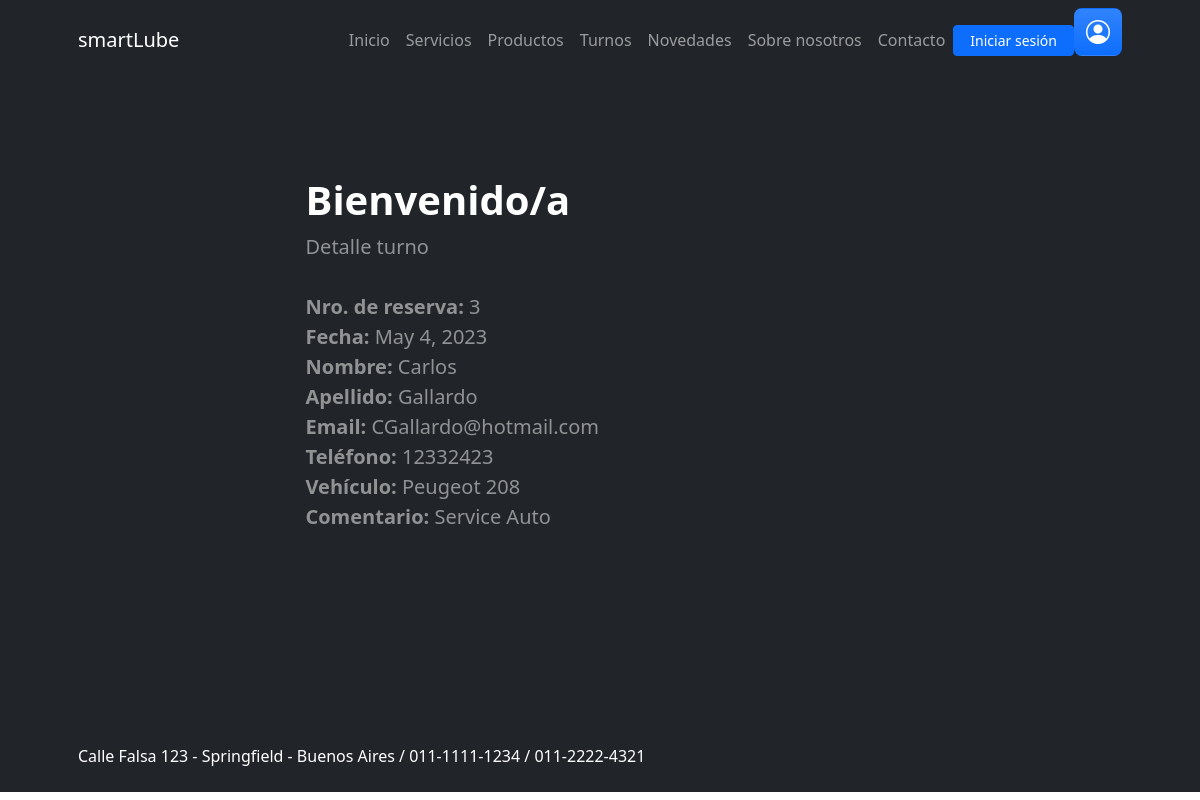
Screenshot of /registro_autos/detalleturno/3 with the database file from the repository.
### registro_autos/models.py (models this page shows, shortened)
class Turno(models.Model):
    fecha = models.DateField()
    nombre = models.CharField(max_length=50)
    apellido = models.CharField(max_length=50)
    email = models.EmailField(max_length=254)
    telefono = models.IntegerField()
    vehiculo = models.CharField(max_length=50)
    comentario = models.CharField(max_length=50)

### registro_autos/views.py (the view)
# urls.py: path('detalleturno/<pk>', DetalleTurno.as_view(), name="detalleturno"),
class DetalleTurno(DetailView):
    model = Turno
    template_name = 'userTurnoDetail.html'
    context_object_name = 'turno'

### registro_autos/templates/userTurnoDetail.html
{% extends 'marco.html' %}
{% load static %}
{% block contenidoQueCambia %}
            <header class="bg-dark py-5" style="height: 80vh; margin: 0;">
                <div class="container px-5">
                    <div class="row gx-5 align-items-center justify-content-center">
                        <div class="col-lg-8 col-xl-7 col-xxl-6">
                            <div class="my-5 text-center text-xl-start">
                                <h1 class="display-6 fw-bolder text-white mb-2">Bienvenido/a</h1>
                                <p class="lead fw-normal text-white-50 mb-4">Detalle turno<br><br>
                                <strong>Nro. de reserva:</strong> {{ turno.id }}<br>
                                <strong>Fecha:</strong> {{ turno.fecha }}<br>
                                <strong>Nombre:</strong> {{ turno.nombre }}<br>
                                <strong>Apellido:</strong> {{ turno.apellido }}<br>
                                <strong>Email:</strong> {{ turno.email }}<br>
                                <strong>Teléfono:</strong> {{ turno.telefono }}<br>
                                <strong>Vehículo:</strong> {{ turno.vehiculo }}<br>
                                <strong>Comentario:</strong> {{ turno.comentario }}<br>
                            </div>
                        </div>
                    </div>
                </div>
            </header>
{% endblock contenidoQueCambia %}

### rows the page displays
Turno: id "3", fecha "May 4, 2023", nombre "Carlos", apellido "Gallardo", email "CGallardo@hotmail.com", telefono "12332423", vehiculo "Peugeot 208", comentario "Service Auto"
